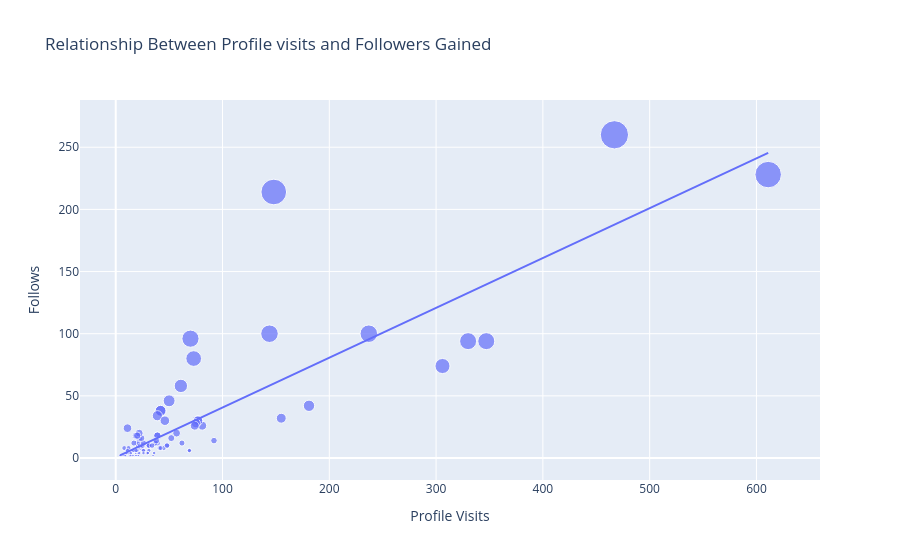

Notebook source saved alongside this figure:
### Markdown cell above
So the conversation rate of this Instagram account is 41% which sounds like a very good conversion rate.

Let's have a look at the relationship between the total profile visits and the number of followers gained from visits:

### Code cell
figure = px.scatter(data_frame = data, x = "Profile Visits", y='Follows', size='Follows', trendline='ols', title='Relationship Between Profile visits and Followers Gained')
figure.show()

### Figure 1 — Plotly figure (JSON) as saved in the notebook; plotly's stock layout.template omitted (floating-point values rounded to 4 significant figures)
{"data": [{"hovertemplate": "Profile Visits=%{x}<br>Follows=%{marker.size}<extra></extra>", "legendgroup": "", "marker": {"color": "#636efa", "size": [2, 10, 12, 8, 0, 2, 0, 6, 4, 6, 4, 0, 2, 4, 42, 6, 2, 2, 30, 0, 0, 24, 100, 2, 4, 6, 6, 6, 2, 2, 20, 2, 4, 8, 26, 2, 2, 4, 0, 2, 94, 8, 18, 10, 4, 4, 4, 4, 18, 38, 10, 12, 4, 4, 74, 0, 6, 6, 0, 6, 12, 10, 8, 8, 46, 12, 10, 94, 6, 10, 6, 4, 12, 16, 12, 8, 32, 8, 16, 6, 10, 10, 6, 2, 2, 30, 0, 4, 4, 18, 38, 10, 2, 4, 6, 6, 6, 2, 2, 14, 8, 14, 28, 18, 12, 34, 26, 260, 16, 96, 20, 30, 58, 100, 80, 18, 10, 214, 228], "sizemode": "area", "sizeref": 0.65, "symbol": "circle"}, "mode": "markers", "name": "", "orientation": "v", "showlegend": false, "type": "scatter", "x": [35, 48, 62, 23, 8, 9, 26, 12, 36, 31, 29, 15, 8, 20, 181, 17, 16, 21, 77, 10, 9, 11, 144, 14, 10, 19, 69, 11, 19, 9, 57, 13, 11, 24, 81, 4, 7, 14, 18, 8, 330, 21, 19, 32, 19, 21, 14, 30, 39, 42, 31, 20, 12, 22, 306, 13, 26, 16, 15, 15, 39, 21, 8, 45, 50, 37, 25, 347, 26, 48, 16, 26, 17, 52, 22, 41, 155, 12, 22, 20, 23, 25, 17, 16, 21, 77, 10, 14, 30, 39, 42, 31, 14, 10, 19, 69, 11, 19, 9, 38, 42, 92, 75, 21, 26, 39, 74, 467, 24, 70, 22, 46, 61, 237, 73, 20, 34, 148, 611], "xaxis": "x", "y": [2, 10, 12, 8, 0, 2, 0, 6, 4, 6, 4, 0, 2, 4, 42, 6, 2, 2, 30, 0, 0, 24, 100, 2, 4, 6, 6, 6, 2, 2, 20, 2, 4, 8, 26, 2, 2, 4, 0, 2, 94, 8, 18, 10, 4, 4, 4, 4, 18, 38, 10, 12, 4, 4, 74, 0, 6, 6, 0, 6, 12, 10, 8, 8, 46, 12, 10, 94, 6, 10, 6, 4, 12, 16, 12, 8, 32, 8, 16, 6, 10, 10, 6, 2, 2, 30, 0, 4, 4, 18, 38, 10, 2, 4, 6, 6, 6, 2, 2, 14, 8, 14, 28, 18, 12, 34, 26, 260, 16, 96, 20, 30, 58, 100, 80, 18, 10, 214, 228], "yaxis": "y"}, {"hovertemplate": "<b>OLS trendline</b><br>Follows = 0.400884 * Profile Visits + 0.46283<br>R<sup>2</sup>=0.727868<br><br>Profile Visits=%{x}<br>Follows=%{y} <b>(trend)</b><extra></extra>", "legendgroup": "", "marker": {"color": "#636efa", "symbol": "circle"}, "mode": "lines", "name": "", "showlegend": false, "type": "scatter", "x": [4, 7, 8, 8, 8, 8, 9, 9, 9, 9, 10, 10, 10, 10, 11, 11, 11, 11, 12, 12, 12, 13, 13, 14, 14, 14, 14, 14, 15, 15, 15, 16, 16, 16, 16, 17, 17, 17, 18, 19, 19, 19, 19, 19, 19, 20, 20, 20, 20, 21, 21, 21, 21, 21, 21, 22, 22, 22, 22, 23, 23, 24, 24, 25, 25, 26, 26, 26, 26, 26, 29, 30, 30, 31, 31, 31, 32, 34, 35, 36, 37, 38, 39, 39, 39, 39, 41, 42, 42, 42, 45, 46, 48, 48, 50, 52, 57, 61, 62, 69, 69, 70, 73, 74, 75, 77, 77, 81, 92, 144, 148, 155, 181, 237, 306, 330, 347, 467, 611], "xaxis": "x", "y": [2.066, 3.269, 3.67, 3.67, 3.67, 3.67, 4.071, 4.071, 4.071, 4.071, 4.472, 4.472, 4.472, 4.472, 4.873, 4.873, 4.873, 4.873, 5.273, 5.273, 5.273, 5.674, 5.674, 6.075, 6.075, 6.075, 6.075, 6.075, 6.476, 6.476, 6.476, 6.877, 6.877, 6.877, 6.877, 7.278, 7.278, 7.278, 7.679, 8.08, 8.08, 8.08, 8.08, 8.08, 8.08, 8.481, 8.481, 8.481, 8.481, 8.881, 8.881, 8.881, 8.881, 8.881, 8.881, 9.282, 9.282, 9.282, 9.282, 9.683, 9.683, 10.08, 10.08, 10.48, 10.48, 10.89, 10.89, 10.89, 10.89, 10.89, 12.09, 12.49, 12.49, 12.89, 12.89, 12.89, 13.29, 14.09, 14.49, 14.89, 15.3, 15.7, 16.1, 16.1, 16.1, 16.1, 16.9, 17.3, 17.3, 17.3, 18.5, 18.9, 19.71, 19.71, 20.51, 21.31, 23.31, 24.92, 25.32, 28.12, 28.12, 28.52, 29.73, 30.13, 30.53, 31.33, 31.33, 32.93, 37.34, 58.19, 59.79, 62.6, 73.02, 95.47, 123.1, 132.8, 139.6, 187.7, 245.4], "yaxis": "y"}], "layout": {"legend": {"itemsizing": "constant", "tracegroupgap": 0}, "title": {"text": "Relationship Between Profile visits and Followers Gained"}, "xaxis": {"anchor": "y", "domain": [0, 1], "title": {"text": "Profile Visits"}}, "yaxis": {"anchor": "x", "domain": [0, 1], "title": {"text": "Follows"}}}}
